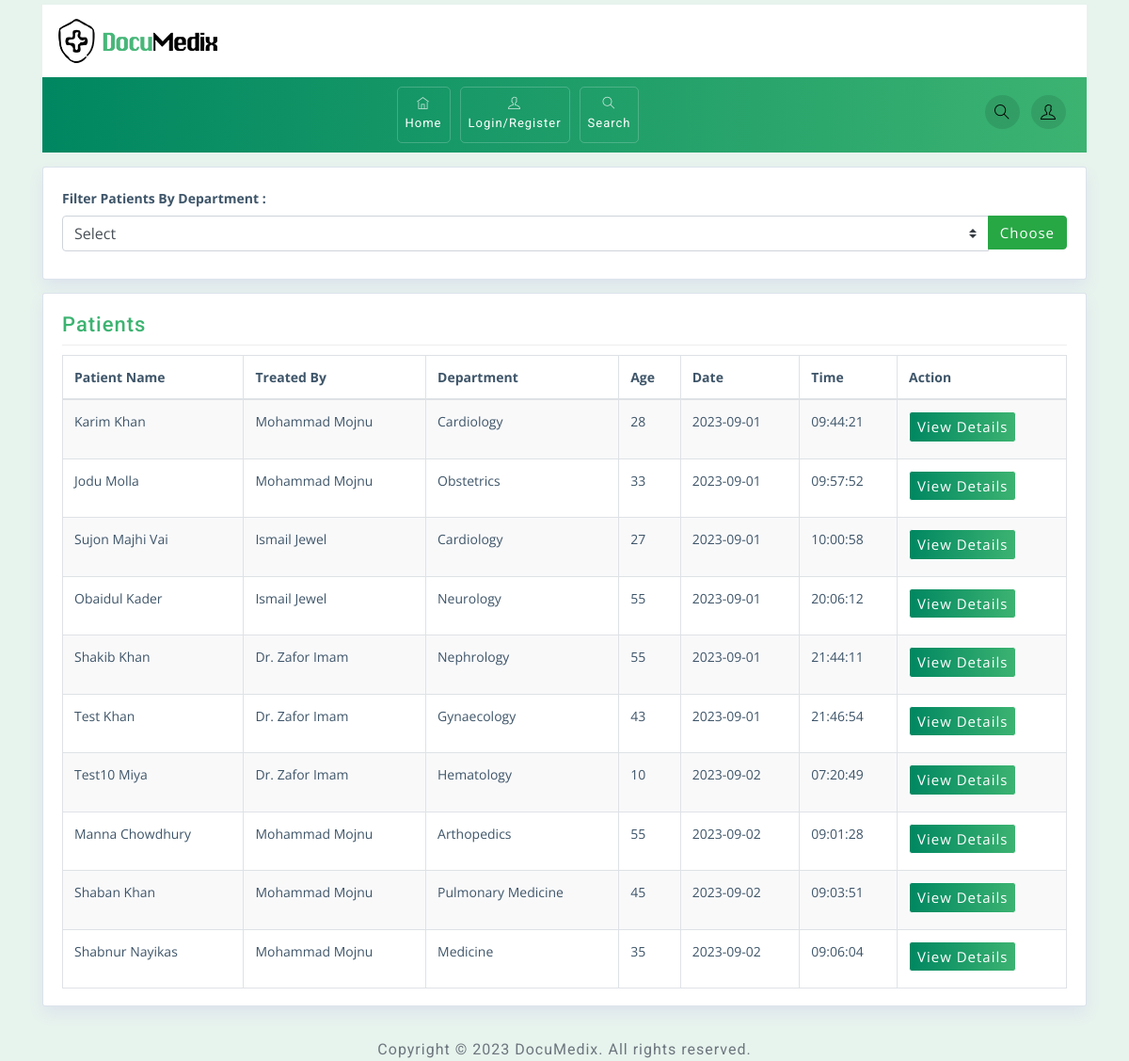
The page / on the database its author committed.
### patient/models.py (models this page shows, shortened)
class PatientDetails(models.Model):
    first_name = models.CharField(max_length=150)
    last_name = models.CharField(max_length=150)
    date_of_birth = models.DateField(null=True, blank=True)
    age = models.IntegerField()
    phone_no = models.CharField(max_length=14, null=True, blank=True)
    email = models.EmailField(blank=True, null=True)
    gender = models.CharField(max_length=32, choices=GENDER_CHOICES, null=True, blank=True)
    address = models.TextField(max_length=250, null=True, blank=True)
    image = models.ImageField(upload_to='photos/patients', null=True, blank=True)
    date = models.DateTimeField(auto_now_add=True)
    treating_doctor = models.ForeignKey(Doctor, on_delete=models.SET_NULL, null=True, blank=True)
    department = models.ForeignKey(Department, on_delete=models.SET_NULL, null=True, blank=True)
    def get_full_name(self):
        return self.first_name + ' ' + self.last_name

### doctor/models.py (models this page shows)
class Doctor(models.Model):
    doctor_account = models.OneToOneField(User, on_delete=models.CASCADE, blank=True, null=True)
    age = models.IntegerField(null=True, blank=True)
    date_of_birth = models.DateField(null=True, blank=True)
    phone_no = models.CharField(max_length=14, null=True, blank=True)
    gender = models.CharField(max_length=32, choices=GENDER_CHOICES, null=True, blank=True)
    address = models.TextField(max_length=250, null=True, blank=True)
    details = models.TextField(max_length=500, null=True, blank=True)
    image = models.ImageField(upload_to='photos/doctors', null=True, blank=True)
    specialization = models.CharField(max_length=100, null=True, blank=True)
    experience = models.CharField(max_length=64, null=True, blank=True)
    department = models.ForeignKey(Department, on_delete=models.SET_NULL, blank=True, null= True)
    def __str__(self):
        if self.doctor_account:
            return self.doctor_account.get_full_name()
        else:
            return "Doctor ID: {}".format(self.pk)

class Department(models.Model):
    department_name = models.CharField(max_length=150)
    def __str__(self) -> str:
        return self.department_name

### DocuMedix/views.py (the view)
# urls.py: 2. Add a URL to urlpatterns:  path('', views.home, name='home')
def home(request):
    patients = PatientDetails.objects.all()
    departments = Department.objects.all()
    if request.method == 'POST':
        selected_department = request.POST.get("category")
        if selected_department != "none":
            patients = PatientDetails.objects.filter(department__department_name=selected_department)
    return render(request, 'index.html', {'patients': patients, 'departments': departments})

### templates/index.html (shortened to what this page needs)
{% extends 'base.html' %} {% load static %} {% block content %}
<div class="container home">
  <div class="row">
    <div class="col-md-12">
      <div class="widget-area-2 proclinic-box-shadow">
        <form method="POST">
          <div class="form-group">
            <label for="category">Filter Patients By Department :</label>
            <div class="input-group">
              <select class="custom-select" name="category" id="category">
                <option value="none">Select</option>
              </select>
              <div class="input-group-append">
                <button type="submit" class="btn btn-success">Choose</button>
              </div>
            </div>
          </div>
        </form>
      </div>
    </div>
  </div>
    <div class="row">
			<div class="col-md-12">
				<div class="widget-area-2 proclinic-box-shadow">
					<h3 class="widget-title">Patients</h3>
					<div class="table-responsive">
						<table class="table table-bordered table-striped">
							<thead>
								<tr>
									<th>Patient Name</th>
									<th>Treated By</th>
									<th>Department</th>
									<th>Age</th>
									<th>Date</th>
									<th>Time</th>
									<th>Action</th>
								</tr>
							</thead>
							<tbody>
								{% for patient in patients %}
								<tr>
									<td>{{patient.get_full_name}}</td>
									<td>{{patient.treating_doctor}}</td>
									<td>{{patient.department}}</td>
									<td>{{patient.age}}</td>
									<td>{{ patient.date|date:"Y-m-d" }}</td>
									<td>{{ patient.date|time:"H:i:s" }}</td>
									<td>
										<a href="{% url 'patient-detail' patient.id %}"><button class="btn btn-primary btn-sm">View Details</button></a>
									</td>
								</tr>
								{% endfor %}
							</tbody>
						</table>
					</div>
				</div>
			</div>
</div>
{% endblock %}

### templates/base.html (shortened to what this page needs)
{% load static %}
<!DOCTYPE html>
<html>
  <head>
    <link rel="stylesheet" href="{% static 'css/bootstrap.min.css' %}" />
    <link rel="stylesheet" href="{% static 'css/themify-icons.css' %}" />
    <link rel="stylesheet" href="{% static 'css/animate.css' %}" />
    <link rel="stylesheet" href="{% static 'css/styles.css' %}" />
    <link
      rel="stylesheet"
      href="{% static 'css/green.css' %}"
      id="style_theme"
    />
    <link rel="stylesheet" href="{% static 'css/responsive.css' %}" />
    <link rel="stylesheet" href="{% static 'charts/css/morris.css' %}" />
    <link rel="stylesheet" href="{% static 'css/jquery-jvectormap.css' %}" />
  </head>
  <body>
    {% block body %}
    <div class="wrapper">
      <div id="content">
        <div class="container top-brand">
          <nav class="navbar navbar-default">
            <div class="navbar-header">
              <div class="sidebar-header">
                <a href="{% url 'home' %}"
                  ><img
                    src="{% static 'images/logo-dark_2.png' %}"
                    class="logo"
                    alt="logo"
                /></a>
              </div>
            </div>
          </nav>
        </div>
        <div class="container menu-nav">
          <nav class="navbar navbar-expand-lg proclinic-bg text-white">
            <div class="collapse navbar-collapse" id="navbarSupportedContent">
              <ul class="navbar-nav mx-auto justify-content-between">
                <li class="nav-item">
                  <a class="nav-link" href="{% url 'home' %}">
                    <span class="ti-home"></span> Home
                  </a>
                </li>
                {% if not request.user.is_authenticated %}
                <li class="nav-item">
                  <a class="nav-link" href="{% url 'login' %}">
                    <span class="ti-user"></span> Login/Register
                  </a>
                </li>
                {% endif %}
                <li class="nav-item">
                  <a
                    class="nav-link"
                    data-toggle="modal"
                    data-target=".proclinic-modal-lg"
                  >
                    <span class="ti-search"></span> Search
                  </a>
                </li>
              </ul>
              <div class="top-brand">
                <nav class="navbar-default justify-content-end">
                  <ul class="nav justify-content-between">
                    <li class="nav-item">
                      <a
                        class="nav-link"
                        data-toggle="modal"
                        data-target=".proclinic-modal-lg"
                      >
                        <span class="ti-search"></span>
                      </a>
                    </li>
                    <li class="nav-item">
                      <a
                        class="nav-link dropdown-toggle"
                        data-toggle="dropdown"
                        href="#"
                        role="button"
                        aria-haspopup="true"
                        aria-expanded="false"
                      >
                        <span class="ti-user"></span>
                      </a>
                    </li>
                  </ul>
                </nav>
              </div>
            </div>
          </nav>
        </div>
        {% block content %}
        {% endblock %}
      </div>
    </div>
    <div class="container">
      <div class="d-sm-flex justify-content-center">
        <span class="text-muted text-center d-block d-sm-inline-block"
          >Copyright © 2023
          <a href="#" target="_blank"
            >DocuMedix</a
          >. All rights reserved.</span
        >
      </div>
    </div>
    {% endblock %}
  </body>
</html>

### static/css/styles.css (style rules this page uses)
body { font-family: 'Open Sans', sans-serif; background-color: #E7F3ED; color: #3e5569; }
h1, h2, h3, h4, h5, h6, span, .menu-nav { font-family: 'Roboto', sans-serif; letter-spacing: 1px; }
a, a:hover, a:focus { color: inherit; text-decoration: none; transition: all 0.3s; }
.navbar { padding: 10px 15px; background: #fff; border: none; border-radius: 0; }
.table td, .table th { padding: .75rem; }
#content { padding-top: 5px; padding-bottom: 15px; transition: all 0.3s; width: 100%; }
.text-muted { color: #6c757d!important; padding-top: 20px; }
.proclinic-box-shadow { border-radius: 0; border: 0; -webkit-box-shadow: 0 0 0 1px #dce3ec, 0 8px 16px 0 #dce3ec; box-shadow: 0 0 0 1px #dce3ec, 0 8px 16px 0 #dce3ec; background: #fff; margin-top: 20px; }
div[class*="col-"] { padding-right: 6px; padding-left: 6px; }
.table-striped tbody tr:nth-of-type(odd) { background-color: rgba(61,79,90,.03); }
table.table tbody td, table.table thead th { font-size: 14px; }
.menu-nav .navbar-nav .nav-item { font-size: 13px; padding: 2px 0px; border: 1px solid rgba(255,255,255,.2); margin: 0 5px; border-radius: 5px; }
.menu-nav .dropdown-toggle::after { color: rgba(0,0,0,.3); }
.menu-nav [class^="ti-"], .menu-nav [class*=" ti-"] { color: rgba(255,255,255,.8); }
.navbar-default .dropdown-toggle::after { display: none; }
.navbar-default .ti-announcement, .navbar-default .ti-user, .navbar-default .ti-search { padding: 10px; border-radius: 50%; color: #000; }
.navbar-default .ti-user, .navbar-default .ti-announcement, .navbar-default .ti-search { background: rgba(0,0,0,.1); }
.top-brand .nav-link { padding: 6px; cursor: pointer; }
.navbar .nav .nav-item:last-child .nav-link { padding-right: 7px; }
.widget-area-2 { background: #fff; margin-top: 1rem; padding: 20px; padding-bottom: 2px; border-radius: 2px; }
.widget-title { font-size: 22px; padding-bottom: .5rem; margin-bottom: 15px; border-bottom: 1px solid #eeeeee; }
.btn { margin-bottom: 5px; font-size: 15px; letter-spacing: 1px; }
.home .widget-title { font-size: 22px; padding-bottom: .5rem; margin-bottom: 10px; border-bottom: 1px solid #eeeeee; }
.form-group { margin-bottom: 1.5rem; }
form .form-group label { font-weight: bold; font-size: 14px; }

### static/css/green.css (style rules this page uses)
.proclinic-bg { background: #3CB371; background: -webkit-linear-gradient(to right, #008761, #3CB371); background: linear-gradient(to right, #008761, #3CB371); }
.btn-primary { background: #3CB371; background: -webkit-linear-gradient(to right, #008761, #3CB371); background: linear-gradient(to right, #008761, #3CB371); border-color: #ffffff; }
.widget-title { color: #3CB371; }

### static/css/responsive.css (style rules this page uses)
@media (min-width: 992px) { .row { margin-right: -5px; margin-left: -5px; } }
@media (min-width: 992px) and (max-width: 1200px) { .menu-nav [class^="ti-"], .menu-nav [class*=" ti-"] { display: block; margin-bottom: 5px; text-align: center; } }

### rows shown on the page
PatientDetails: get_full_name "Karim Khan", treating_doctor "Mohammad Mojnu", department "Cardiology", age "28", date "2023-09-01", date "09:44:21"
PatientDetails: get_full_name "Jodu Molla", treating_doctor "Mohammad Mojnu", department "Obstetrics", age "33", date "2023-09-01", date "09:57:52"
PatientDetails: get_full_name "Sujon Majhi Vai", treating_doctor "Ismail Jewel", department "Cardiology", age "27", date "2023-09-01", date "10:00:58"
PatientDetails: get_full_name "Obaidul Kader", treating_doctor "Ismail Jewel", department "Neurology", age "55", date "2023-09-01", date "20:06:12"
PatientDetails: get_full_name "Shakib Khan", treating_doctor "Dr. Zafor Imam", department "Nephrology", age "55", date "2023-09-01", date "21:44:11"
PatientDetails: get_full_name "Test Khan", treating_doctor "Dr. Zafor Imam", department "Gynaecology", age "43", date "2023-09-01", date "21:46:54"
PatientDetails: get_full_name "Test10 Miya", treating_doctor "Dr. Zafor Imam", department "Hematology", age "10", date "2023-09-02", date "07:20:49"
PatientDetails: get_full_name "Manna Chowdhury", treating_doctor "Mohammad Mojnu", department "Arthopedics", age "55", date "2023-09-02", date "09:01:28"
PatientDetails: get_full_name "Shaban Khan", treating_doctor "Mohammad Mojnu", department "Pulmonary Medicine", age "45", date "2023-09-02", date "09:03:51"
PatientDetails: get_full_name "Shabnur Nayikas", treating_doctor "Mohammad Mojnu", department "Medicine", age "35", date "2023-09-02", date "09:06:04"
